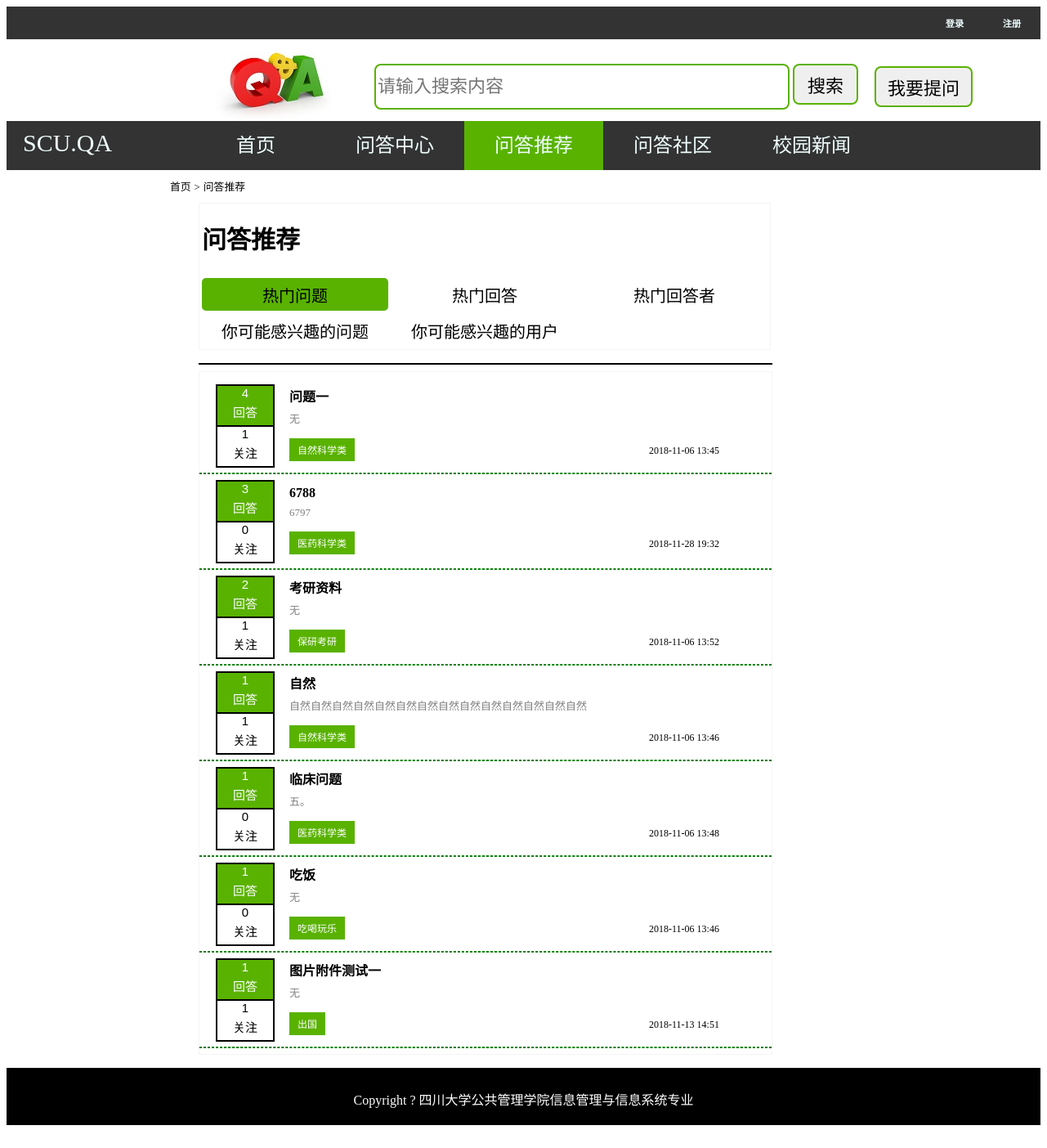
The app's page /recommend_hot_question/ with its own data.
### QA/models.py (models this page shows)
class Question(models.Model):
    qauthor = models.ForeignKey(User, on_delete=models.CASCADE)
    ftype = models.ForeignKey(First_type,on_delete=models.CASCADE)
    stype = models.ForeignKey(Second_type,on_delete=models.CASCADE)
    qtitle = models.CharField(max_length=100)
    qcontent = models.TextField(max_length=500)
    q_time = models.DateTimeField(auto_now_add=True)
    q_img = models.ImageField(blank=True, null=True,upload_to='question_img')
    q_file = models.FileField(blank=True, null=True, upload_to='question_file')

class Second_type(models.Model):
    tid = models.IntegerField(unique=True, primary_key=True)
    tname = models.CharField(max_length=50)
    Ptype = models.ForeignKey(First_type, on_delete=models.CASCADE)

### QA/views.py (the view)
# urls.py: url(r'^recommend_hot_question/$', views.hot_question,name='hot_question'),
def hot_question(req):
    questions = models.Question.objects.annotate(num_answers=Count('answer')).filter(num_answers__gte=1).order_by('-num_answers')
    return render(req,'hot_question.html',locals())

### templates/hot_question.html (shortened to what this page needs)
{% extends "base1.html" %}
{% load staticfiles %}
{% block css %}
    <link rel="stylesheet" type="text/css" href="{% static 'css/base.css' %}" >
    <link rel="stylesheet" type="text/css" href="{% static 'css/type.css' %}" >
{% endblock %}
{% block content %}
    <div class="types">
        <div class="type_header">
            <a href="/index/">首页</a>
            <span>></span>
            <a href="/hot_question/">问答推荐</a>
        </div>
        <table class="type_category">
            <tr><td><h1>问答推荐</h1></td></tr>
            <tr>
               <td><a {%if request.path == '/recommend_hot_question/'%} class="current"{% endif %}href="/recommend_hot_question/">热门问题</a></td>
                <td><a {%if request.path == '/recommend_hot_answer/'%} class="current"{% endif %}href="/recommend_hot_answer/">热门回答</a> </td>
                <td><a {%if request.path == '/recommend_hot_answerer/'%} class="current"{% endif %}href="/recommend_hot_answerer/">热门回答者</a> </td>
            </tr>
            <tr>
                <td><a {%if request.path == '/recommend_question/'%} class="current"{% endif %}href="/recommend_question/">你可能感兴趣的问题</a></td>
                <td><a {%if request.path == '/recommend_user/'%} class="current"{% endif %}href="/recommend_user/">你可能感兴趣的用户</a> </td>
            </tr>
        </table>
        <hr style="border: 1px black solid;margin-left: 35px;width: 700px">
        <div class="type_question">
            {% for question in questions %}
                <div class="type_question_left">
                    <div class="question_answers">{{ question.answer_set.count }}<p>回答</p></div>
                    <div class="question_favorites">{{ question.question_favorite_set.count }}<p>关注</p></div>
                </div>
                <div class="type_question_right">
                    <div class="type_title"><a href="/detail-{{ question.id }}/">{{question.qtitle}}</a></div>
                    <div class="type_content">{{ question.qcontent }}</div>
                    <div class="type_button">
                        <div class="type_name"><a href="/type2-{{ question.stype.tid }}/">{{ question.stype.tname }}</a></div>
                        <span>{{ question.q_time|date:"Y-m-d H:i" }}</span>
                    </div>
                </div>
                <hr style="border: 1px dashed green">
            {% empty %}
                <p>暂无活动</p>
            {% endfor %}
        </div>
    </div>
{% endblock content%}

### static/css/type.css (style rules this page uses)
.current { background-color:#59B200; color: white; border-radius: 5px; }
.types { min-height:600px; width: 700px; margin-left:200px; }
.type_header { height: 30px; margin-top: 10px; }
.type_header a { text-decoration:none; height: 30px; color: black; font-size:80%; }
.type_header span { font-size:80%; height: 40px; color: black; }
.type_category { border: 1px solid whitesmoke; height:60px; width: 700px; margin-left:35px; margin-right:35px; }
.type_category h1 { font-size: 30px; }
.type_category td { width: 80px; height: 40px; line-height: 44px; }
.type_category a { text-align: center; display: block; text-decoration:none; height: 40px; max-width: 300px; color: black; font-size:20px; }
.type_question { border: 1px solid whitesmoke; width: 700px; margin-left: 35px; margin-right: 35px; font-size:15px; }
.type_question_left { font-size: 15px; font-family: Arial; margin-left: 20px; width: 70px; height: 100px; float: left; border: 1px solid black; text-align: center; }
.type_question_left p { line-height: 1px; }
.question_answers { color: white; background: #59B200; border: 1px solid black; }
.question_favorites { border: 1px solid black; }
.type_question_right { margin-left:110px; width:550px; height: 100px; }
.type_title { font-size: 16px; font-weight: 700; width: 550px; white-space: nowrap; text-overflow: ellipsis; overflow:hidden; }
.type_title a { text-decoration:none; color: black; line-height: 200%; }
.type_content { font-weight:300; font-size: 13px; color: grey; text-overflow:ellipsis; overflow:hidden; white-space: nowrap; }
.type_button { margin-top: 15px; font-size: 12px; font-weight: 500; }
.type_name { float: left; width: 100px; }
.type_name a { display: inline-block; padding:5px 10px; background-color: #59B200; color: white; text-decoration: none; }
.type_button span { line-height: 250%; margin-left: 340px; }

### records on screen
Question: answer_set.count "4", question_favorite_set.count "1", qtitle "问题一", qcontent "无", stype.tname "自然科学类", q_time "2018-11-06 13:45"
Question: answer_set.count "3", question_favorite_set.count "0", qtitle "6788", qcontent "6797", stype.tname "医药科学类", q_time "2018-11-28 19:32"
Question: answer_set.count "2", question_favorite_set.count "1", qtitle "考研资料", qcontent "无", stype.tname "保研考研", q_time "2018-11-06 13:52"
Question: answer_set.count "1", question_favorite_set.count "1", qtitle "自然", qcontent "自然自然自然自然自然自然自然自然自然自然自然自然自然自然", stype.tname "自然科学类", q_time "2018-11-06 13:46"
Question: answer_set.count "1", question_favorite_set.count "0", qtitle "临床问题", qcontent "五。", stype.tname "医药科学类", q_time "2018-11-06 13:48"
Question: answer_set.count "1", question_favorite_set.count "0", qtitle "吃饭", qcontent "无", stype.tname "吃喝玩乐", q_time "2018-11-06 13:46"
Question: answer_set.count "1", question_favorite_set.count "1", qtitle "图片附件测试一", qcontent "无", stype.tname "出国", q_time "2018-11-13 14:51"
